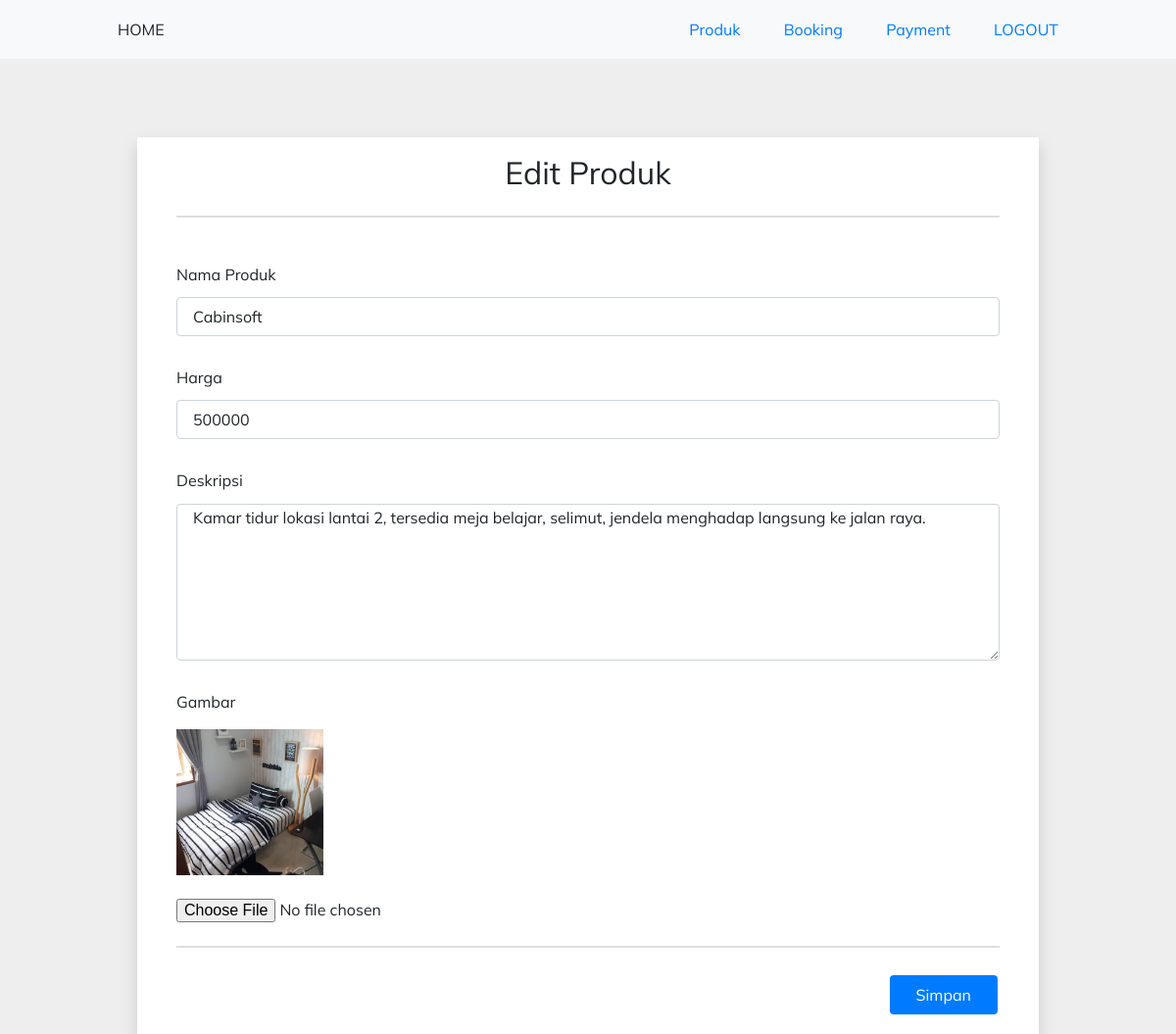
Page /produk/edit.php?produk_id=16 (signed in) on the committed database.
### tables this page shows
CREATE TABLE `produk` (
  `produk_id` int(11) NOT NULL,
  `nama_produk` varchar(100) NOT NULL,
  `harga` decimal(9,0) NOT NULL,
  `deskripsi` varchar(500) NOT NULL,
  `gambar` varchar(255) NOT NULL,
  `status` enum('0','1') NOT NULL
);

### produk/edit.php (the view, shortened to what this page needs)
<?php
require_once('../connection.php');
$produk_id = $_GET['produk_id'];
$query = mysqli_query($conn, "SELECT * FROM produk WHERE produk_id = $produk_id");
$product = mysqli_fetch_assoc($query);
?>
<?php require_once('../layouts/admin/header.php') ?>
<div class="container-70 px-2 py-2 mt-3 bg-white text-center shadow">
	<h2 class="font-weight-normal">Edit Produk</h2>
	<hr>
	<div class="text-left mt-2">
		<form action="" method="POST" enctype="multipart/form-data">
			<div class="form-group row mr-2">
				<label for="nama_produk">Nama Produk</label>
				<input type="text" class="form-control" name="nama_produk" value="<?= $product['nama_produk']; ?>" required>
			</div>
			<div class="form-group">
				<label for="harga">Harga</label>
				<input type="number" class="form-control" value="<?= $product['harga']; ?>" name="harga" required>
			</div>
			<div class="form-group">
				<label for="deskripsi">Deskripsi</label>
				<textarea name="deskripsi" id="deskripsi" cols="30" rows="6" class="form-control" required><?= $product['deskripsi']; ?></textarea>
			</div>
			<div class="form-group mt-1">
				<label for="gambar">Gambar</label>
				<img src=".../../../asset/img/produk/<?= $product['gambar']; ?>" alt="" class="d-block mt-1" width="150px">
				<input type="file" class="form-control-file" name="gambar">
			</div>
			<hr>
			<div class="d-flex justify-content-end">
				<button class="btn btn-primary" type="submit" name="submit">Simpan</button>
			</div>
		</form>
	</div>
</div>
<?php require_once('../layouts/admin/footer.php') ?>

### asset/css/style.css (style rules this page uses)
* { margin: 0; padding: 0; font-size: 16px; color: rgb(33, 37, 41); font-family: "Mulish", sans-serif; }
.container-70 { width: 70%; margin: auto; }
.text-center { text-align: center; }
.text-left { text-align: left; }
textarea { height: 10rem !important; }
h2 { font-size: 2rem; }
hr { border: 0.2px solid rgba(0, 0, 0, 0.125); margin-top: 1.5rem; margin-bottom: 1.5rem; }
.bg-white { background-color: white; }
.px-2 { padding-right: 2.5rem; padding-left: 2.5rem; }
.py-2 { padding-top: 1rem; padding-bottom: 1rem; }
.mt-1 { margin-top: 1rem !important; }
.mt-2 { margin-top: 2.5rem !important; }
.mt-3 { margin-top: 5rem !important; }
.mr-2 { margin-right: 2.5rem !important; }
.btn { border-radius: 4px; border: none; padding: 10px 27px; text-align: center; text-decoration: none; display: inline-block; font-size: 16px; margin: 4px 2px; cursor: pointer; }
.btn-primary { background-color: rgb(0, 123, 255); color: white; }
.d-flex { display: flex; }
.d-block { display: block; }
.justify-content-end { justify-content: flex-end; }
.form-group { font-size: 1.5rem; margin-top: 0.5rem; margin-bottom: 1.5rem; }
.form-control { border: 1px solid rgb(206, 212, 218); height: 2.5rem; display: block; width: 100%; border-radius: 4px; margin-top: 0.7rem; padding-top: 0.2rem; padding-right: 1rem; padding-bottom: 0.2rem; padding-left: 1rem; box-sizing: border-box; }
.form-control-file { display: block; margin-top: 1.5rem; }
.font-weight-normal { font-weight: normal; }
.shadow { box-shadow: rgba(0, 0, 0, 0.15) 0px 8px 16px 0px; }
.row { width: 100%; }
body { background-color: rgb(238, 238, 238); }

### rows in the picture
produk: nama_produk "Cabinsoft", harga "500000", deskripsi "Kamar tidur lokasi lantai 2, tersedia meja belajar, selimut, jendela menghadap langsung ke jalan raya.", gambar (picture)
